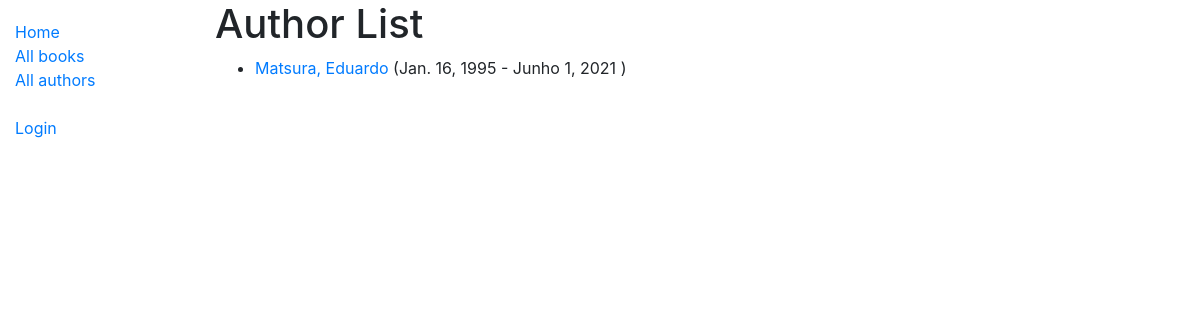
The app's page /catalog/authors/, older data.
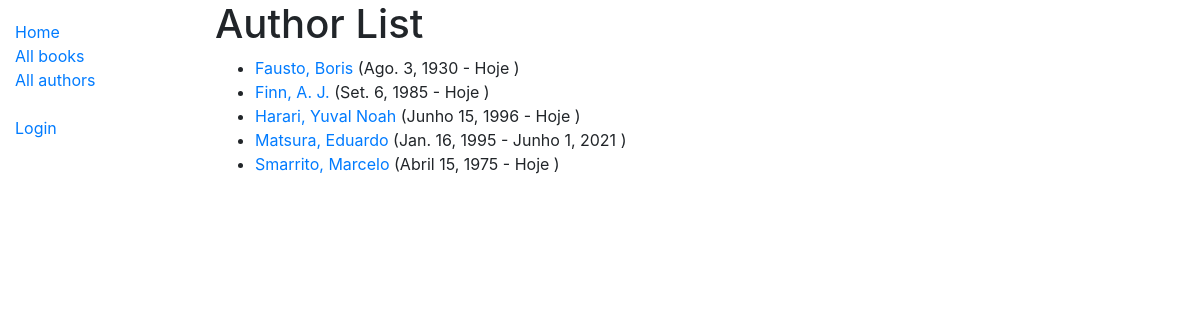
The same page, newer data.
### catalog/models.py (models this page shows)
class Author(models.Model):
    first_name = models.CharField(max_length=100)
    last_name = models.CharField(max_length=100)
    date_of_birth = models.DateField(null=True, blank=True)
    date_of_death = models.DateField('died', null=True, blank=True)
    class Meta:
        ordering = ['last_name', 'first_name']
    def get_absolute_url(self):
        return reverse('author-detail', args=[str(self.id)])
    def __str__(self):
        return f'{self.last_name}, {self.first_name}'

### catalog/views.py (the view)
# urls.py: path('authors/', views.AuthorListView.as_view(), name='authors'),
class AuthorListView(generic.ListView):
    model = Author
    paginate_by = 10

### catalog/templates/catalog/author_list.html
{% extends "base_generic.html" %}
{% block content %}
  <h1>Author List</h1>
  {% if author_list %}
  <ul>
    {% for author in author_list %}
      <li>
        <a href="{{ author.get_absolute_url }}"> {{ author }} </a>
        ({{ author.date_of_birth}} - {% if author.date_of_death == NONE %} Hoje {% else %} {{ author.date_of_death }} {% endif %})
      </li>
    {% endfor %}
  </ul>
  {% else %}
    <p>There are no authors related to books in the library.</p>
  {% endif %}
{% endblock %}

### catalog/templates/base_generic.html (shortened to what this page needs)
<!DOCTYPE html>
<html lang="en">
<head>
  <link rel="stylesheet" href="https://stackpath.bootstrapcdn.com/bootstrap/4.1.3/css/bootstrap.min.css">
  {% load static %}
  <link rel="stylesheet" href="{% static 'css/styles.css' %}">
</head>
<body>
  <div class="container-fluid">
    <div class="row">
      <div class="col-sm-2">
      {% block sidebar %}
        <ul class="sidebar-nav">
          <li><a href="{% url 'index' %}">Home</a></li>
          <li><a href="{% url 'books' %}">All books</a></li>
          <li><a href="{% url 'authors' %}">All authors</a></li> <br/>
          {% if user.is_authenticated %}
            <li>User: {{ user.get_username }}</li>
            <li><a href="{% url 'my-borrowed' %}">My Borrowed</a></li>
            <li><a href="{% url 'logout'%}?next={{request.path}}">Logout</a></li>
          {% else %}
            <li><a href="{% url 'login'%}?next={{request.path}}">Login</a></li> <br/>
          {% endif %}
        </ul>
      {% endblock %}
      </div>
      <div class="col-sm-10 ">{% block content %}{% endblock %}
      </div>
    </div>
  </div>
</body>
</html>

### catalog/static/css/styles.css (style rules this page uses)
.sidebar-nav { margin-top: 20px; padding: 0; list-style: none; }

Row changes from the older to the newer data that the page shows:
added Author: last_name+first_name "Fausto, Boris", date_of_birth "Ago. 3, 1930", shows "Hoje"
added Author: last_name+first_name "Finn, A. J.", date_of_birth "Set. 6, 1985", shows "Hoje"
added Author: last_name+first_name "Harari, Yuval Noah", date_of_birth "Junho 15, 1996", shows "Hoje"
added Author: last_name+first_name "Smarrito, Marcelo", date_of_birth "Abril 15, 1975", shows "Hoje"
